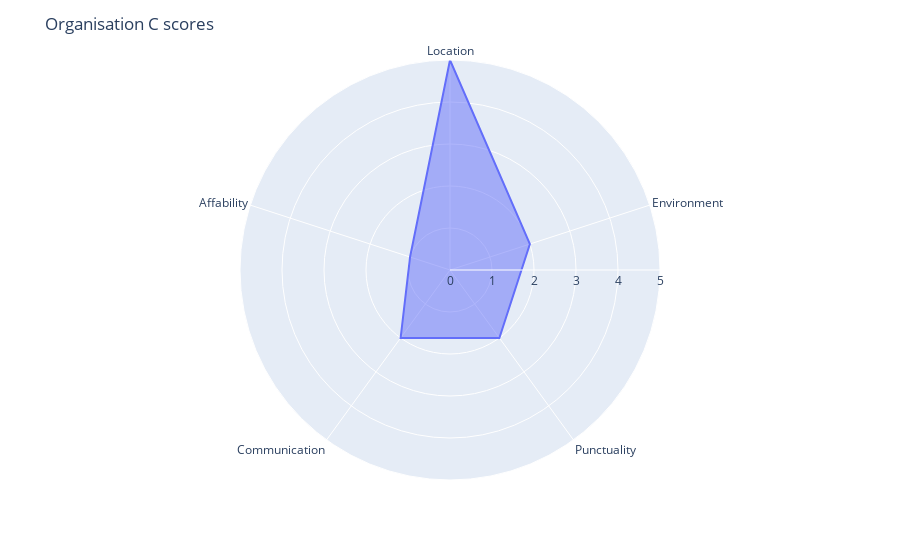

Notebook code for this chart:
### Code cell
# Plotting for org C
c = pd.DataFrame(dict(
    r=[5,2,2,2,1],
    theta=['Location','Environment','Punctuality','Communication','Affability']))
fig = px.line_polar(c, r='r', 
                    theta='theta', 
                    line_close=True,
                    range_r = [0,5]
                   )
fig.update_traces(fill='toself')
fig.update_layout(title='Organisation C Scores')
fig.show()

### Figure 1 — Plotly figure (JSON) as saved in the notebook; plotly's stock layout.template omitted (floating-point values rounded to 4 significant figures)
{"data": [{"fill": "toself", "hovertemplate": "r=%{r}<br>theta=%{theta}<extra></extra>", "legendgroup": "", "line": {"color": "#636efa", "dash": "solid"}, "marker": {"symbol": "circle"}, "mode": "lines", "name": "", "r": [5, 2, 2, 2, 1, 5], "showlegend": false, "subplot": "polar", "theta": ["Location", "Environment", "Punctuality", "Communication", "Affability", "Location"], "type": "scatterpolar"}], "layout": {"legend": {"tracegroupgap": 0}, "margin": {"t": 60}, "polar": {"angularaxis": {"direction": "clockwise", "rotation": 90}, "domain": {"x": [0, 1], "y": [0, 1]}, "radialaxis": {"range": [0, 5]}}, "title": {"text": "Organisation C scores"}}}
